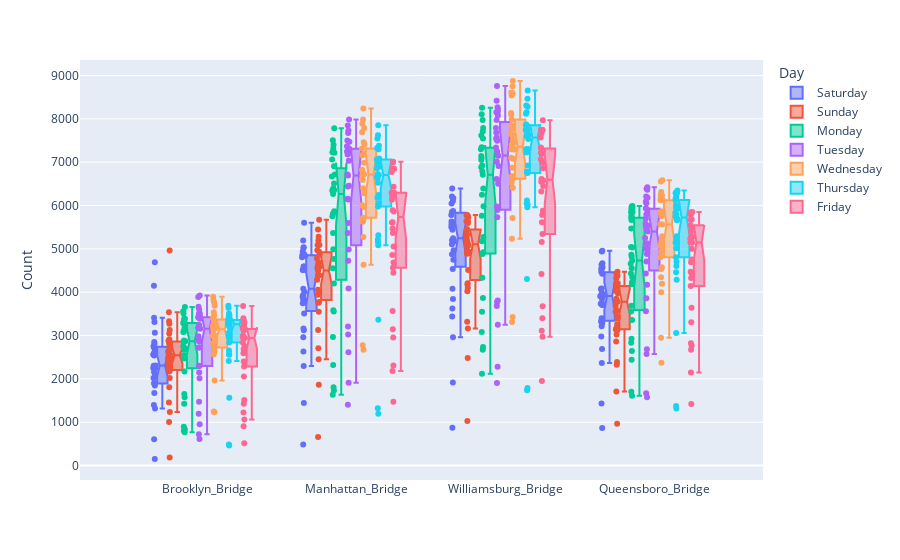

Here is the notebook cell this chart was saved with:
### Code cell
# Let's consider boxplots across multiple categorical variables 
df = pd.melt(NY_bicycle_ts,
             id_vars=['Day','High_Temp_F'], 
             value_vars=['Brooklyn_Bridge', 'Manhattan_Bridge', 'Williamsburg_Bridge','Queensboro_Bridge']
            )
df.columns=['Day','Temperature','Bridge','Count']
df.head()

plt.figure(figsize=(12,6))
fig = px.box(df,
       x='Bridge',
       y='Count',
       points='all',
       color='Day', # use color to further split plots by "Day"
       notched=True
      )

fig.update_xaxes(title_text=' ') # Updating x axis albel
fig.show();

### Figure 1 — Plotly figure (JSON) as saved in the notebook; plotly's stock layout.template omitted (floating-point values rounded to 4 significant figures)
{"data": [{"alignmentgroup": "True", "boxpoints": "all", "hovertemplate": "Day=Saturday<br>Bridge=%{x}<br>Count=%{y}<extra></extra>", "legendgroup": "Saturday", "marker": {"color": "#636efa"}, "name": "Saturday", "notched": true, "offsetgroup": "Saturday", "orientation": "v", "showlegend": true, "type": "box", "x": ["Brooklyn_Bridge", "Brooklyn_Bridge", "Brooklyn_Bridge", "Brooklyn_Bridge", "Brooklyn_Bridge", "Brooklyn_Bridge", "Brooklyn_Bridge", "Brooklyn_Bridge", "Brooklyn_Bridge", "Brooklyn_Bridge", "Brooklyn_Bridge", "Brooklyn_Bridge", "Brooklyn_Bridge", "Brooklyn_Bridge", "Brooklyn_Bridge", "Brooklyn_Bridge", "Brooklyn_Bridge", "Brooklyn_Bridge", "Brooklyn_Bridge", "Brooklyn_Bridge", "Brooklyn_Bridge", "Brooklyn_Bridge", "Brooklyn_Bridge", "Brooklyn_Bridge", "Brooklyn_Bridge", "Brooklyn_Bridge", "Brooklyn_Bridge", "Brooklyn_Bridge", "Brooklyn_Bridge", "Brooklyn_Bridge", "Brooklyn_Bridge", "Manhattan_Bridge", "Manhattan_Bridge", "Manhattan_Bridge", "Manhattan_Bridge", "Manhattan_Bridge", "Manhattan_Bridge", "Manhattan_Bridge", "Manhattan_Bridge", "Manhattan_Bridge", "Manhattan_Bridge", "Manhattan_Bridge", "Manhattan_Bridge", "Manhattan_Bridge", "Manhattan_Bridge", "Manhattan_Bridge", "Manhattan_Bridge", "Manhattan_Bridge", "Manhattan_Bridge", "Manhattan_Bridge", "Manhattan_Bridge", "Manhattan_Bridge", "Manhattan_Bridge", "Manhattan_Bridge", "Manhattan_Bridge", "Manhattan_Bridge", "Manhattan_Bridge", "Manhattan_Bridge", "Manhattan_Bridge", "Manhattan_Bridge", "Manhattan_Bridge", "Manhattan_Bridge", "Williamsburg_Bridge", "Williamsburg_Bridge", "Williamsburg_Bridge", "Williamsburg_Bridge", "Williamsburg_Bridge", "Williamsburg_Bridge", "Williamsburg_Bridge", "Williamsburg_Bridge", "Williamsburg_Bridge", "Williamsburg_Bridge", "Williamsburg_Bridge", "Williamsburg_Bridge", "Williamsburg_Bridge", "Williamsburg_Bridge", "Williamsburg_Bridge", "Williamsburg_Bridge", "Williamsburg_Bridge", "Williamsburg_Bridge", "Williamsburg_Bridge", "Williamsburg_Bridge", "Williamsburg_Bridge", "Williamsburg_Bridge", "Williamsburg_Bridge", "Williamsburg_Bridge", "Williamsburg_Bridge", "Williamsburg_Bridge", "Williamsburg_Bridge", "Williamsburg_Bridge", "Williamsburg_Bridge", "Williamsburg_Bridge", "Williamsburg_Bridge", "Queensboro_Bridge", "Queensboro_Bridge", "Queensboro_Bridge", "Queensboro_Bridge", "Queensboro_Bridge", "Queensboro_Bridge", "Queensboro_Bridge", "Queensboro_Bridge", "Queensboro_Bridge", "Queensboro_Bridge", "Queensboro_Bridge", "Queensboro_Bridge", "Queensboro_Bridge", "Queensboro_Bridge", "Queensboro_Bridge", "Queensboro_Bridge", "Queensboro_Bridge", "Queensboro_Bridge", "Queensboro_Bridge", "Queensboro_Bridge", "Queensboro_Bridge", "Queensboro_Bridge", "Queensboro_Bridge", "Queensboro_Bridge", "Queensboro_Bridge", "Queensboro_Bridge", "Queensboro_Bridge", "Queensboro_Bridge", "Queensboro_Bridge", "Queensboro_Bridge", "Queensboro_Bridge"], "x0": " ", "xaxis": "x", "y": [606, 1674, 2253, 1318, 3315, 1892, 151, 2161, 2609, 2589, 3066, 1399, 2307, 1848, 2718, 2853, 2301, 2074, 3409, 4146, 4693, 2710, 1876, 2609, 2560, 2810, 1903, 2750, 2021, 2538, 2245, 1446, 3163, 3853, 2297, 5605, 3815, 484, 3896, 4013, 4510, 5193, 2633, 3933, 2958, 4807, 4857, 3745, 3787, 4520, 4593, 4871, 4592, 3121, 5035, 4860, 4940, 3507, 5019, 4079, 4834, 4520, 1915, 4082, 4965, 2963, 6045, 5502, 874, 5198, 6105, 6210, 6391, 3439, 5214, 3845, 5781, 5631, 4535, 5242, 5169, 5443, 5612, 5537, 3625, 5849, 5568, 6167, 4749, 5873, 4878, 6167, 5104, 1430, 2691, 3291, 2366, 4078, 3965, 865, 3910, 3703, 4084, 4425, 2977, 3396, 3216, 3952, 3918, 3841, 3711, 3907, 4548, 4958, 4670, 3325, 4471, 4532, 4635, 3729, 4576, 3734, 4940, 4069], "y0": " ", "yaxis": "y"}, {"alignmentgroup": "True", "boxpoints": "all", "hovertemplate": "Day=Sunday<br>Bridge=%{x}<br>Count=%{y}<extra></extra>", "legendgroup": "Sunday", "marker": {"color": "#EF553B"}, "name": "Sunday", "notched": true, "offsetgroup": "Sunday", "orientation": "v", "showlegend": true, "type": "box", "x": ["Brooklyn_Bridge", "Brooklyn_Bridge", "Brooklyn_Bridge", "Brooklyn_Bridge", "Brooklyn_Bridge", "Brooklyn_Bridge", "Brooklyn_Bridge", "Brooklyn_Bridge", "Brooklyn_Bridge", "Brooklyn_Bridge", "Brooklyn_Bridge", "Brooklyn_Bridge", "Brooklyn_Bridge", "Brooklyn_Bridge", "Brooklyn_Bridge", "Brooklyn_Bridge", "Brooklyn_Bridge", "Brooklyn_Bridge", "Brooklyn_Bridge", "Brooklyn_Bridge", "Brooklyn_Bridge", "Brooklyn_Bridge", "Brooklyn_Bridge", "Brooklyn_Bridge", "Brooklyn_Bridge", "Brooklyn_Bridge", "Brooklyn_Bridge", "Brooklyn_Bridge", "Brooklyn_Bridge", "Brooklyn_Bridge", "Brooklyn_Bridge", "Manhattan_Bridge", "Manhattan_Bridge", "Manhattan_Bridge", "Manhattan_Bridge", "Manhattan_Bridge", "Manhattan_Bridge", "Manhattan_Bridge", "Manhattan_Bridge", "Manhattan_Bridge", "Manhattan_Bridge", "Manhattan_Bridge", "Manhattan_Bridge", "Manhattan_Bridge", "Manhattan_Bridge", "Manhattan_Bridge", "Manhattan_Bridge", "Manhattan_Bridge", "Manhattan_Bridge", "Manhattan_Bridge", "Manhattan_Bridge", "Manhattan_Bridge", "Manhattan_Bridge", "Manhattan_Bridge", "Manhattan_Bridge", "Manhattan_Bridge", "Manhattan_Bridge", "Manhattan_Bridge", "Manhattan_Bridge", "Manhattan_Bridge", "Manhattan_Bridge", "Manhattan_Bridge", "Williamsburg_Bridge", "Williamsburg_Bridge", "Williamsburg_Bridge", "Williamsburg_Bridge", "Williamsburg_Bridge", "Williamsburg_Bridge", "Williamsburg_Bridge", "Williamsburg_Bridge", "Williamsburg_Bridge", "Williamsburg_Bridge", "Williamsburg_Bridge", "Williamsburg_Bridge", "Williamsburg_Bridge", "Williamsburg_Bridge", "Williamsburg_Bridge", "Williamsburg_Bridge", "Williamsburg_Bridge", "Williamsburg_Bridge", "Williamsburg_Bridge", "Williamsburg_Bridge", "Williamsburg_Bridge", "Williamsburg_Bridge", "Williamsburg_Bridge", "Williamsburg_Bridge", "Williamsburg_Bridge", "Williamsburg_Bridge", "Williamsburg_Bridge", "Williamsburg_Bridge", "Williamsburg_Bridge", "Williamsburg_Bridge", "Williamsburg_Bridge", "Queensboro_Bridge", "Queensboro_Bridge", "Queensboro_Bridge", "Queensboro_Bridge", "Queensboro_Bridge", "Queensboro_Bridge", "Queensboro_Bridge", "Queensboro_Bridge", "Queensboro_Bridge", "Queensboro_Bridge", "Queensboro_Bridge", "Queensboro_Bridge", "Queensboro_Bridge", "Queensboro_Bridge", "Queensboro_Bridge", "Queensboro_Bridge", "Queensboro_Bridge", "Queensboro_Bridge", "Queensboro_Bridge", "Queensboro_Bridge", "Queensboro_Bridge", "Queensboro_Bridge", "Queensboro_Bridge", "Queensboro_Bridge", "Queensboro_Bridge", "Queensboro_Bridge", "Queensboro_Bridge", "Queensboro_Bridge", "Queensboro_Bridge", "Queensboro_Bridge", "Queensboro_Bridge"], "x0": " ", "xaxis": "x", "y": [2021, 2375, 2877, 2520, 2225, 3539, 1452, 2612, 2640, 1805, 2465, 2199, 2625, 2467, 3048, 2917, 2321, 3331, 3130, 3274, 2822, 2676, 1004, 4960, 2676, 2543, 2297, 1235, 2169, 2744, 183, 3943, 4377, 4585, 4681, 4057, 3547, 2704, 4656, 4048, 3127, 4388, 4014, 4882, 3776, 5446, 5190, 3756, 5282, 5088, 5086, 4582, 4785, 1867, 5673, 4935, 4500, 4540, 2450, 4285, 4967, 661, 4207, 4886, 5259, 5105, 4513, 4941, 3320, 5634, 5456, 4023, 5153, 4901, 5727, 4173, 5782, 5370, 4096, 5759, 5634, 5419, 5182, 5145, 2479, 5773, 5599, 5083, 5046, 3162, 4943, 5328, 1026, 2862, 3261, 3687, 3434, 3137, 3851, 2389, 3782, 3549, 3023, 3178, 3396, 4197, 3579, 4044, 4062, 3124, 4324, 4207, 4430, 4188, 4159, 1711, 4381, 4032, 3977, 4092, 2327, 3793, 4474, 965], "y0": " ", "yaxis": "y"}, {"alignmentgroup": "True", "boxpoints": "all", "hovertemplate": "Day=Monday<br>Bridge=%{x}<br>Count=%{y}<extra></extra>", "legendgroup": "Monday", "marker": {"color": "#00cc96"}, "name": "Monday", "notched": true, "offsetgroup": "Monday", "orientation": "v", "showlegend": true, "type": "box", "x": ["Brooklyn_Bridge", "Brooklyn_Bridge", "Brooklyn_Bridge", "Brooklyn_Bridge", "Brooklyn_Bridge", "Brooklyn_Bridge", "Brooklyn_Bridge", "Brooklyn_Bridge", "Brooklyn_Bridge", "Brooklyn_Bridge", "Brooklyn_Bridge", "Brooklyn_Bridge", "Brooklyn_Bridge", "Brooklyn_Bridge", "Brooklyn_Bridge", "Brooklyn_Bridge", "Brooklyn_Bridge", "Brooklyn_Bridge", "Brooklyn_Bridge", "Brooklyn_Bridge", "Brooklyn_Bridge", "Brooklyn_Bridge", "Brooklyn_Bridge", "Brooklyn_Bridge", "Brooklyn_Bridge", "Brooklyn_Bridge", "Brooklyn_Bridge", "Brooklyn_Bridge", "Brooklyn_Bridge", "Brooklyn_Bridge", "Brooklyn_Bridge", "Manhattan_Bridge", "Manhattan_Bridge", "Manhattan_Bridge", "Manhattan_Bridge", "Manhattan_Bridge", "Manhattan_Bridge", "Manhattan_Bridge", "Manhattan_Bridge", "Manhattan_Bridge", "Manhattan_Bridge", "Manhattan_Bridge", "Manhattan_Bridge", "Manhattan_Bridge", "Manhattan_Bridge", "Manhattan_Bridge", "Manhattan_Bridge", "Manhattan_Bridge", "Manhattan_Bridge", "Manhattan_Bridge", "Manhattan_Bridge", "Manhattan_Bridge", "Manhattan_Bridge", "Manhattan_Bridge", "Manhattan_Bridge", "Manhattan_Bridge", "Manhattan_Bridge", "Manhattan_Bridge", "Manhattan_Bridge", "Manhattan_Bridge", "Manhattan_Bridge", "Manhattan_Bridge", "Williamsburg_Bridge", "Williamsburg_Bridge", "Williamsburg_Bridge", "Williamsburg_Bridge", "Williamsburg_Bridge", "Williamsburg_Bridge", "Williamsburg_Bridge", "Williamsburg_Bridge", "Williamsburg_Bridge", "Williamsburg_Bridge", "Williamsburg_Bridge", "Williamsburg_Bridge", "Williamsburg_Bridge", "Williamsburg_Bridge", "Williamsburg_Bridge", "Williamsburg_Bridge", "Williamsburg_Bridge", "Williamsburg_Bridge", "Williamsburg_Bridge", "Williamsburg_Bridge", "Williamsburg_Bridge", "Williamsburg_Bridge", "Williamsburg_Bridge", "Williamsburg_Bridge", "Williamsburg_Bridge", "Williamsburg_Bridge", "Williamsburg_Bridge", "Williamsburg_Bridge", "Williamsburg_Bridge", "Williamsburg_Bridge", "Williamsburg_Bridge", "Queensboro_Bridge", "Queensboro_Bridge", "Queensboro_Bridge", "Queensboro_Bridge", "Queensboro_Bridge", "Queensboro_Bridge", "Queensboro_Bridge", "Queensboro_Bridge", "Queensboro_Bridge", "Queensboro_Bridge", "Queensboro_Bridge", "Queensboro_Bridge", "Queensboro_Bridge", "Queensboro_Bridge", "Queensboro_Bridge", "Queensboro_Bridge", "Queensboro_Bridge", "Queensboro_Bridge", "Queensboro_Bridge", "Queensboro_Bridge", "Queensboro_Bridge", "Queensboro_Bridge", "Queensboro_Bridge", "Queensboro_Bridge", "Queensboro_Bridge", "Queensboro_Bridge", "Queensboro_Bridge", "Queensboro_Bridge", "Queensboro_Bridge", "Queensboro_Bridge", "Queensboro_Bridge"], "x0": " ", "xaxis": "x", "y": [2470, 3324, 3152, 2544, 3084, 2886, 2685, 768, 836, 2171, 2854, 1648, 3386, 2714, 3506, 3264, 1576, 3560, 804, 3291, 3088, 3332, 2866, 3657, 2673, 3276, 3387, 898, 2751, 3189, 1428, 4988, 6359, 6352, 5366, 6506, 5812, 5865, 1633, 1730, 4552, 6265, 3553, 7217, 4199, 7503, 7316, 3584, 7404, 1809, 6717, 6400, 6908, 4766, 7783, 6338, 7227, 7059, 2321, 5752, 6671, 2966, 5178, 6881, 6924, 5762, 6793, 6249, 5981, 2116, 2738, 5276, 7049, 4334, 7974, 4924, 8106, 7789, 3867, 7546, 2669, 7301, 7141, 7343, 4882, 8254, 6708, 7708, 7616, 3079, 6391, 7096, 3547, 3689, 4731, 4658, 4183, 4820, 4432, 4550, 1609, 1704, 3359, 5032, 3552, 5845, 4230, 5712, 5468, 2835, 5774, 2441, 5850, 5666, 5917, 4346, 5986, 4864, 5941, 5722, 2642, 5045, 5975, 2924], "y0": " ", "yaxis": "y"}, {"alignmentgroup": "True", "boxpoints": "all", "hovertemplate": "Day=Tuesday<br>Bridge=%{x}<br>Count=%{y}<extra></extra>", "legendgroup": "Tuesday", "marker": {"color": "#ab63fa"}, "name": "Tuesday", "notched": true, "offsetgroup": "Tuesday", "orientation": "v", "showlegend": true, "type": "box", "x": ["Brooklyn_Bridge", "Brooklyn_Bridge", "Brooklyn_Bridge", "Brooklyn_Bridge", "Brooklyn_Bridge", "Brooklyn_Bridge", "Brooklyn_Bridge", "Brooklyn_Bridge", "Brooklyn_Bridge", "Brooklyn_Bridge", "Brooklyn_Bridge", "Brooklyn_Bridge", "Brooklyn_Bridge", "Brooklyn_Bridge", "Brooklyn_Bridge", "Brooklyn_Bridge", "Brooklyn_Bridge", "Brooklyn_Bridge", "Brooklyn_Bridge", "Brooklyn_Bridge", "Brooklyn_Bridge", "Brooklyn_Bridge", "Brooklyn_Bridge", "Brooklyn_Bridge", "Brooklyn_Bridge", "Brooklyn_Bridge", "Brooklyn_Bridge", "Brooklyn_Bridge", "Brooklyn_Bridge", "Brooklyn_Bridge", "Brooklyn_Bridge", "Manhattan_Bridge", "Manhattan_Bridge", "Manhattan_Bridge", "Manhattan_Bridge", "Manhattan_Bridge", "Manhattan_Bridge", "Manhattan_Bridge", "Manhattan_Bridge", "Manhattan_Bridge", "Manhattan_Bridge", "Manhattan_Bridge", "Manhattan_Bridge", "Manhattan_Bridge", "Manhattan_Bridge", "Manhattan_Bridge", "Manhattan_Bridge", "Manhattan_Bridge", "Manhattan_Bridge", "Manhattan_Bridge", "Manhattan_Bridge", "Manhattan_Bridge", "Manhattan_Bridge", "Manhattan_Bridge", "Manhattan_Bridge", "Manhattan_Bridge", "Manhattan_Bridge", "Manhattan_Bridge", "Manhattan_Bridge", "Manhattan_Bridge", "Manhattan_Bridge", "Manhattan_Bridge", "Williamsburg_Bridge", "Williamsburg_Bridge", "Williamsburg_Bridge", "Williamsburg_Bridge", "Williamsburg_Bridge", "Williamsburg_Bridge", "Williamsburg_Bridge", "Williamsburg_Bridge", "Williamsburg_Bridge", "Williamsburg_Bridge", "Williamsburg_Bridge", "Williamsburg_Bridge", "Williamsburg_Bridge", "Williamsburg_Bridge", "Williamsburg_Bridge", "Williamsburg_Bridge", "Williamsburg_Bridge", "Williamsburg_Bridge", "Williamsburg_Bridge", "Williamsburg_Bridge", "Williamsburg_Bridge", "Williamsburg_Bridge", "Williamsburg_Bridge", "Williamsburg_Bridge", "Williamsburg_Bridge", "Williamsburg_Bridge", "Williamsburg_Bridge", "Williamsburg_Bridge", "Williamsburg_Bridge", "Williamsburg_Bridge", "Williamsburg_Bridge", "Queensboro_Bridge", "Queensboro_Bridge", "Queensboro_Bridge", "Queensboro_Bridge", "Queensboro_Bridge", "Queensboro_Bridge", "Queensboro_Bridge", "Queensboro_Bridge", "Queensboro_Bridge", "Queensboro_Bridge", "Queensboro_Bridge", "Queensboro_Bridge", "Queensboro_Bridge", "Queensboro_Bridge", "Queensboro_Bridge", "Queensboro_Bridge", "Queensboro_Bridge", "Queensboro_Bridge", "Queensboro_Bridge", "Queensboro_Bridge", "Queensboro_Bridge", "Queensboro_Bridge", "Queensboro_Bridge", "Queensboro_Bridge", "Queensboro_Bridge", "Queensboro_Bridge", "Queensboro_Bridge", "Queensboro_Bridge", "Queensboro_Bridge", "Queensboro_Bridge", "Queensboro_Bridge"], "x0": " ", "xaxis": "x", "y": [723, 3887, 3415, 611, 3423, 2718, 3666, 3174, 2301, 1193, 2882, 3407, 3182, 2296, 2929, 3507, 3191, 3492, 3598, 2149, 2983, 1472, 3244, 3497, 2012, 3157, 3386, 3922, 2869, 954, 2727, 1913, 7247, 6691, 1402, 7035, 6455, 7847, 6715, 5366, 3021, 6141, 7473, 7317, 4084, 6436, 7732, 7201, 7290, 7176, 4987, 6151, 3206, 7244, 7983, 4726, 7676, 7370, 7499, 6155, 2614, 5597, 2279, 8079, 7341, 1902, 7789, 6910, 8420, 7011, 5938, 3807, 7155, 7975, 6501, 3684, 7249, 8268, 7496, 7686, 7571, 5976, 7146, 3776, 7537, 8756, 5729, 8150, 8161, 8208, 6612, 3251, 5894, 1666, 5501, 5012, 1578, 5449, 5000, 6209, 4899, 4431, 2572, 5399, 6091, 5580, 3861, 5129, 5531, 5698, 6050, 5932, 4711, 5795, 3563, 5906, 6386, 4171, 6179, 6363, 6421, 5249, 2682, 4883], "y0": " ", "yaxis": "y"}, {"alignmentgroup": "True", "boxpoints": "all", "hovertemplate": "Day=Wednesday<br>Bridge=%{x}<br>Count=%{y}<extra></extra>", "legendgroup": "Wednesday", "marker": {"color": "#FFA15A"}, "name": "Wednesday", "notched": true, "offsetgroup": "Wednesday", "orientation": "v", "showlegend": true, "type": "box", "x": ["Brooklyn_Bridge", "Brooklyn_Bridge", "Brooklyn_Bridge", "Brooklyn_Bridge", "Brooklyn_Bridge", "Brooklyn_Bridge", "Brooklyn_Bridge", "Brooklyn_Bridge", "Brooklyn_Bridge", "Brooklyn_Bridge", "Brooklyn_Bridge", "Brooklyn_Bridge", "Brooklyn_Bridge", "Brooklyn_Bridge", "Brooklyn_Bridge", "Brooklyn_Bridge", "Brooklyn_Bridge", "Brooklyn_Bridge", "Brooklyn_Bridge", "Brooklyn_Bridge", "Brooklyn_Bridge", "Brooklyn_Bridge", "Brooklyn_Bridge", "Brooklyn_Bridge", "Brooklyn_Bridge", "Brooklyn_Bridge", "Brooklyn_Bridge", "Brooklyn_Bridge", "Brooklyn_Bridge", "Brooklyn_Bridge", "Manhattan_Bridge", "Manhattan_Bridge", "Manhattan_Bridge", "Manhattan_Bridge", "Manhattan_Bridge", "Manhattan_Bridge", "Manhattan_Bridge", "Manhattan_Bridge", "Manhattan_Bridge", "Manhattan_Bridge", "Manhattan_Bridge", "Manhattan_Bridge", "Manhattan_Bridge", "Manhattan_Bridge", "Manhattan_Bridge", "Manhattan_Bridge", "Manhattan_Bridge", "Manhattan_Bridge", "Manhattan_Bridge", "Manhattan_Bridge", "Manhattan_Bridge", "Manhattan_Bridge", "Manhattan_Bridge", "Manhattan_Bridge", "Manhattan_Bridge", "Manhattan_Bridge", "Manhattan_Bridge", "Manhattan_Bridge", "Manhattan_Bridge", "Manhattan_Bridge", "Williamsburg_Bridge", "Williamsburg_Bridge", "Williamsburg_Bridge", "Williamsburg_Bridge", "Williamsburg_Bridge", "Williamsburg_Bridge", "Williamsburg_Bridge", "Williamsburg_Bridge", "Williamsburg_Bridge", "Williamsburg_Bridge", "Williamsburg_Bridge", "Williamsburg_Bridge", "Williamsburg_Bridge", "Williamsburg_Bridge", "Williamsburg_Bridge", "Williamsburg_Bridge", "Williamsburg_Bridge", "Williamsburg_Bridge", "Williamsburg_Bridge", "Williamsburg_Bridge", "Williamsburg_Bridge", "Williamsburg_Bridge", "Williamsburg_Bridge", "Williamsburg_Bridge", "Williamsburg_Bridge", "Williamsburg_Bridge", "Williamsburg_Bridge", "Williamsburg_Bridge", "Williamsburg_Bridge", "Williamsburg_Bridge", "Queensboro_Bridge", "Queensboro_Bridge", "Queensboro_Bridge", "Queensboro_Bridge", "Queensboro_Bridge", "Queensboro_Bridge", "Queensboro_Bridge", "Queensboro_Bridge", "Queensboro_Bridge", "Queensboro_Bridge", "Queensboro_Bridge", "Queensboro_Bridge", "Queensboro_Bridge", "Queensboro_Bridge", "Queensboro_Bridge", "Queensboro_Bridge", "Queensboro_Bridge", "Queensboro_Bridge", "Queensboro_Bridge", "Queensboro_Bridge", "Queensboro_Bridge", "Queensboro_Bridge", "Queensboro_Bridge", "Queensboro_Bridge", "Queensboro_Bridge", "Queensboro_Bridge", "Queensboro_Bridge", "Queensboro_Bridge", "Queensboro_Bridge", "Queensboro_Bridge"], "x0": " ", "xaxis": "x", "y": [2807, 2565, 1965, 1247, 3342, 2810, 3535, 2969, 2689, 3211, 2596, 3304, 3766, 3170, 2860, 3114, 3821, 2637, 3893, 3685, 2994, 3468, 1232, 2994, 3296, 3216, 3412, 2721, 3264, 3367, 5276, 5633, 4632, 2774, 6984, 6396, 7888, 6005, 5717, 7180, 5630, 7416, 8239, 6770, 6283, 6710, 7987, 5966, 7791, 7191, 6586, 7159, 2672, 7461, 6826, 7313, 7691, 5694, 6608, 6720, 5711, 6620, 5234, 3429, 7445, 7075, 8540, 6872, 6523, 7632, 6619, 8754, 8873, 7308, 7102, 7776, 8605, 6407, 8589, 7852, 7297, 7656, 3310, 8095, 7518, 7983, 8136, 6683, 7398, 7294, 4197, 4537, 3996, 2369, 4804, 4980, 6121, 4344, 4575, 5072, 5152, 6159, 5834, 5862, 4929, 5247, 6556, 5288, 6582, 6231, 6122, 5858, 2951, 6213, 5570, 6309, 6238, 5559, 5753, 5856], "y0": " ", "yaxis": "y"}, {"alignmentgroup": "True", "boxpoints": "all", "hovertemplate": "Day=Thursday<br>Bridge=%{x}<br>Count=%{y}<extra></extra>", "legendgroup": "Thursday", "marker": {"color": "#19d3f3"}, "name": "Thursday", "notched": true, "offsetgroup": "Thursday", "orientation": "v", "showlegend": true, "type": "box", "x": ["Brooklyn_Bridge", "Brooklyn_Bridge", "Brooklyn_Bridge", "Brooklyn_Bridge", "Brooklyn_Bridge", "Brooklyn_Bridge", "Brooklyn_Bridge", "Brooklyn_Bridge", "Brooklyn_Bridge", "Brooklyn_Bridge", "Brooklyn_Bridge", "Brooklyn_Bridge", "Brooklyn_Bridge", "Brooklyn_Bridge", "Brooklyn_Bridge", "Brooklyn_Bridge", "Brooklyn_Bridge", "Brooklyn_Bridge", "Brooklyn_Bridge", "Brooklyn_Bridge", "Brooklyn_Bridge", "Brooklyn_Bridge", "Brooklyn_Bridge", "Brooklyn_Bridge", "Brooklyn_Bridge", "Brooklyn_Bridge", "Brooklyn_Bridge", "Brooklyn_Bridge", "Brooklyn_Bridge", "Brooklyn_Bridge", "Manhattan_Bridge", "Manhattan_Bridge", "Manhattan_Bridge", "Manhattan_Bridge", "Manhattan_Bridge", "Manhattan_Bridge", "Manhattan_Bridge", "Manhattan_Bridge", "Manhattan_Bridge", "Manhattan_Bridge", "Manhattan_Bridge", "Manhattan_Bridge", "Manhattan_Bridge", "Manhattan_Bridge", "Manhattan_Bridge", "Manhattan_Bridge", "Manhattan_Bridge", "Manhattan_Bridge", "Manhattan_Bridge", "Manhattan_Bridge", "Manhattan_Bridge", "Manhattan_Bridge", "Manhattan_Bridge", "Manhattan_Bridge", "Manhattan_Bridge", "Manhattan_Bridge", "Manhattan_Bridge", "Manhattan_Bridge", "Manhattan_Bridge", "Manhattan_Bridge", "Williamsburg_Bridge", "Williamsburg_Bridge", "Williamsburg_Bridge", "Williamsburg_Bridge", "Williamsburg_Bridge", "Williamsburg_Bridge", "Williamsburg_Bridge", "Williamsburg_Bridge", "Williamsburg_Bridge", "Williamsburg_Bridge", "Williamsburg_Bridge", "Williamsburg_Bridge", "Williamsburg_Bridge", "Williamsburg_Bridge", "Williamsburg_Bridge", "Williamsburg_Bridge", "Williamsburg_Bridge", "Williamsburg_Bridge", "Williamsburg_Bridge", "Williamsburg_Bridge", "Williamsburg_Bridge", "Williamsburg_Bridge", "Williamsburg_Bridge", "Williamsburg_Bridge", "Williamsburg_Bridge", "Williamsburg_Bridge", "Williamsburg_Bridge", "Williamsburg_Bridge", "Williamsburg_Bridge", "Williamsburg_Bridge", "Queensboro_Bridge", "Queensboro_Bridge", "Queensboro_Bridge", "Queensboro_Bridge", "Queensboro_Bridge", "Queensboro_Bridge", "Queensboro_Bridge", "Queensboro_Bridge", "Queensboro_Bridge", "Queensboro_Bridge", "Queensboro_Bridge", "Queensboro_Bridge", "Queensboro_Bridge", "Queensboro_Bridge", "Queensboro_Bridge", "Queensboro_Bridge", "Queensboro_Bridge", "Queensboro_Bridge", "Queensboro_Bridge", "Queensboro_Bridge", "Queensboro_Bridge", "Queensboro_Bridge", "Queensboro_Bridge", "Queensboro_Bridge", "Queensboro_Bridge", "Queensboro_Bridge", "Queensboro_Bridge", "Queensboro_Bridge", "Queensboro_Bridge", "Queensboro_Bridge"], "x0": " ", "xaxis": "x", "y": [461, 3353, 1567, 2959, 3019, 2657, 3190, 488, 3468, 3253, 3510, 3368, 3356, 3065, 2563, 2840, 3287, 3346, 3423, 3637, 3688, 3279, 3249, 3013, 3317, 3421, 3312, 2411, 3265, 2565, 1324, 6052, 3365, 5311, 6525, 6179, 6886, 1196, 7328, 7083, 7854, 7624, 7544, 6243, 5150, 5980, 6624, 6728, 7378, 6972, 7061, 6705, 7059, 6703, 6663, 7301, 7034, 5083, 6860, 5217, 1739, 6775, 4302, 6026, 6922, 6750, 7645, 1789, 8461, 7778, 8652, 8307, 8276, 7302, 6116, 6781, 7221, 7297, 7850, 7871, 7849, 7536, 7717, 7629, 8151, 8118, 7598, 6043, 7742, 5958, 1372, 4700, 3056, 4285, 5144, 5139, 5753, 1316, 6184, 5288, 6344, 6289, 5662, 5251, 4461, 4804, 5997, 5835, 6290, 6129, 6289, 5934, 5923, 5697, 5792, 6277, 5998, 4603, 6167, 5011], "y0": " ", "yaxis": "y"}, {"alignmentgroup": "True", "boxpoints": "all", "hovertemplate": "Day=Friday<br>Bridge=%{x}<br>Count=%{y}<extra></extra>", "legendgroup": "Friday", "marker": {"color": "#FF6692"}, "name": "Friday", "notched": true, "offsetgroup": "Friday", "orientation": "v", "showlegend": true, "type": "box", "x": ["Brooklyn_Bridge", "Brooklyn_Bridge", "Brooklyn_Bridge", "Brooklyn_Bridge", "Brooklyn_Bridge", "Brooklyn_Bridge", "Brooklyn_Bridge", "Brooklyn_Bridge", "Brooklyn_Bridge", "Brooklyn_Bridge", "Brooklyn_Bridge", "Brooklyn_Bridge", "Brooklyn_Bridge", "Brooklyn_Bridge", "Brooklyn_Bridge", "Brooklyn_Bridge", "Brooklyn_Bridge", "Brooklyn_Bridge", "Brooklyn_Bridge", "Brooklyn_Bridge", "Brooklyn_Bridge", "Brooklyn_Bridge", "Brooklyn_Bridge", "Brooklyn_Bridge", "Brooklyn_Bridge", "Brooklyn_Bridge", "Brooklyn_Bridge", "Brooklyn_Bridge", "Brooklyn_Bridge", "Brooklyn_Bridge", "Manhattan_Bridge", "Manhattan_Bridge", "Manhattan_Bridge", "Manhattan_Bridge", "Manhattan_Bridge", "Manhattan_Bridge", "Manhattan_Bridge", "Manhattan_Bridge", "Manhattan_Bridge", "Manhattan_Bridge", "Manhattan_Bridge", "Manhattan_Bridge", "Manhattan_Bridge", "Manhattan_Bridge", "Manhattan_Bridge", "Manhattan_Bridge", "Manhattan_Bridge", "Manhattan_Bridge", "Manhattan_Bridge", "Manhattan_Bridge", "Manhattan_Bridge", "Manhattan_Bridge", "Manhattan_Bridge", "Manhattan_Bridge", "Manhattan_Bridge", "Manhattan_Bridge", "Manhattan_Bridge", "Manhattan_Bridge", "Manhattan_Bridge", "Manhattan_Bridge", "Williamsburg_Bridge", "Williamsburg_Bridge", "Williamsburg_Bridge", "Williamsburg_Bridge", "Williamsburg_Bridge", "Williamsburg_Bridge", "Williamsburg_Bridge", "Williamsburg_Bridge", "Williamsburg_Bridge", "Williamsburg_Bridge", "Williamsburg_Bridge", "Williamsburg_Bridge", "Williamsburg_Bridge", "Williamsburg_Bridge", "Williamsburg_Bridge", "Williamsburg_Bridge", "Williamsburg_Bridge", "Williamsburg_Bridge", "Williamsburg_Bridge", "Williamsburg_Bridge", "Williamsburg_Bridge", "Williamsburg_Bridge", "Williamsburg_Bridge", "Williamsburg_Bridge", "Williamsburg_Bridge", "Williamsburg_Bridge", "Williamsburg_Bridge", "Williamsburg_Bridge", "Williamsburg_Bridge", "Williamsburg_Bridge", "Queensboro_Bridge", "Queensboro_Bridge", "Queensboro_Bridge", "Queensboro_Bridge", "Queensboro_Bridge", "Queensboro_Bridge", "Queensboro_Bridge", "Queensboro_Bridge", "Queensboro_Bridge", "Queensboro_Bridge", "Queensboro_Bridge", "Queensboro_Bridge", "Queensboro_Bridge", "Queensboro_Bridge", "Queensboro_Bridge", "Queensboro_Bridge", "Queensboro_Bridge", "Queensboro_Bridge", "Queensboro_Bridge", "Queensboro_Bridge", "Queensboro_Bridge", "Queensboro_Bridge", "Queensboro_Bridge", "Queensboro_Bridge", "Queensboro_Bridge", "Queensboro_Bridge", "Queensboro_Bridge", "Queensboro_Bridge", "Queensboro_Bridge", "Queensboro_Bridge"], "x0": " ", "xaxis": "x", "y": [1222, 2942, 1426, 3679, 513, 2640, 2952, 2590, 3271, 3401, 2054, 2283, 2687, 1513, 907, 2751, 3123, 2400, 3148, 1064, 3144, 2945, 3234, 3344, 3297, 2988, 2982, 2839, 3169, 3150, 2955, 5054, 3142, 6774, 1471, 5367, 6432, 4563, 7007, 6859, 4857, 4683, 5890, 3567, 2182, 5469, 6135, 4447, 6295, 2309, 6296, 5611, 6850, 6998, 6272, 6221, 6204, 5863, 6286, 5610, 3399, 5877, 3674, 7196, 1951, 6325, 6859, 5344, 7968, 7744, 5783, 5611, 7013, 4421, 2974, 6548, 6987, 5158, 7068, 3113, 7318, 6576, 7739, 7749, 7570, 7659, 7336, 6612, 7215, 6450, 2765, 4142, 2672, 5138, 1421, 4692, 5272, 3642, 5293, 5155, 4474, 4330, 4754, 3304, 2147, 5005, 5496, 4427, 5669, 2819, 5786, 5398, 5836, 5853, 5547, 5677, 5675, 5240, 5814, 5181], "y0": " ", "yaxis": "y"}], "layout": {"boxmode": "group", "legend": {"title": {"text": "Day"}, "tracegroupgap": 0}, "margin": {"t": 60}, "xaxis": {"anchor": "y", "domain": [0, 1], "title": {"text": " "}}, "yaxis": {"anchor": "x", "domain": [0, 1], "title": {"text": "Count"}}}}
